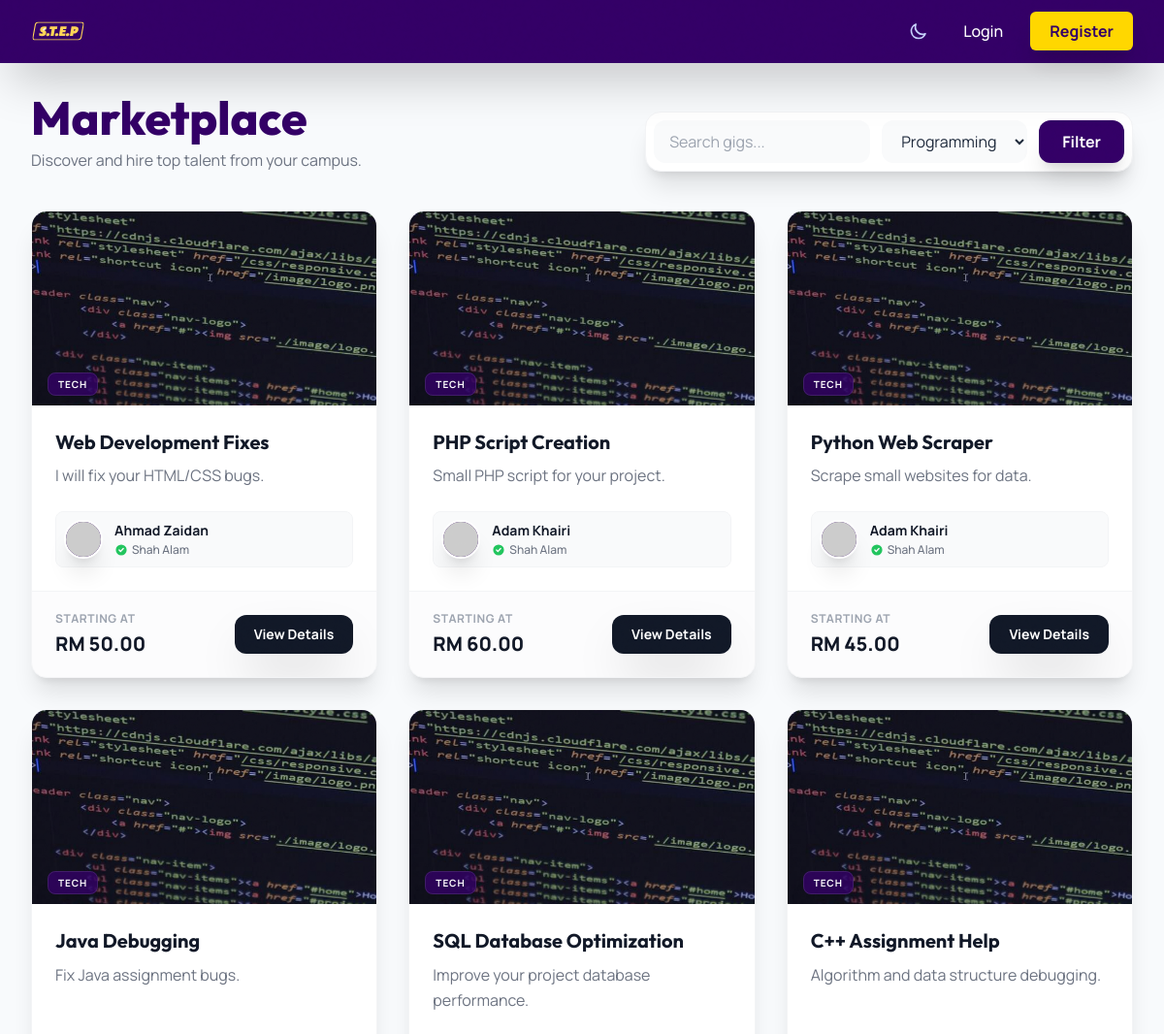
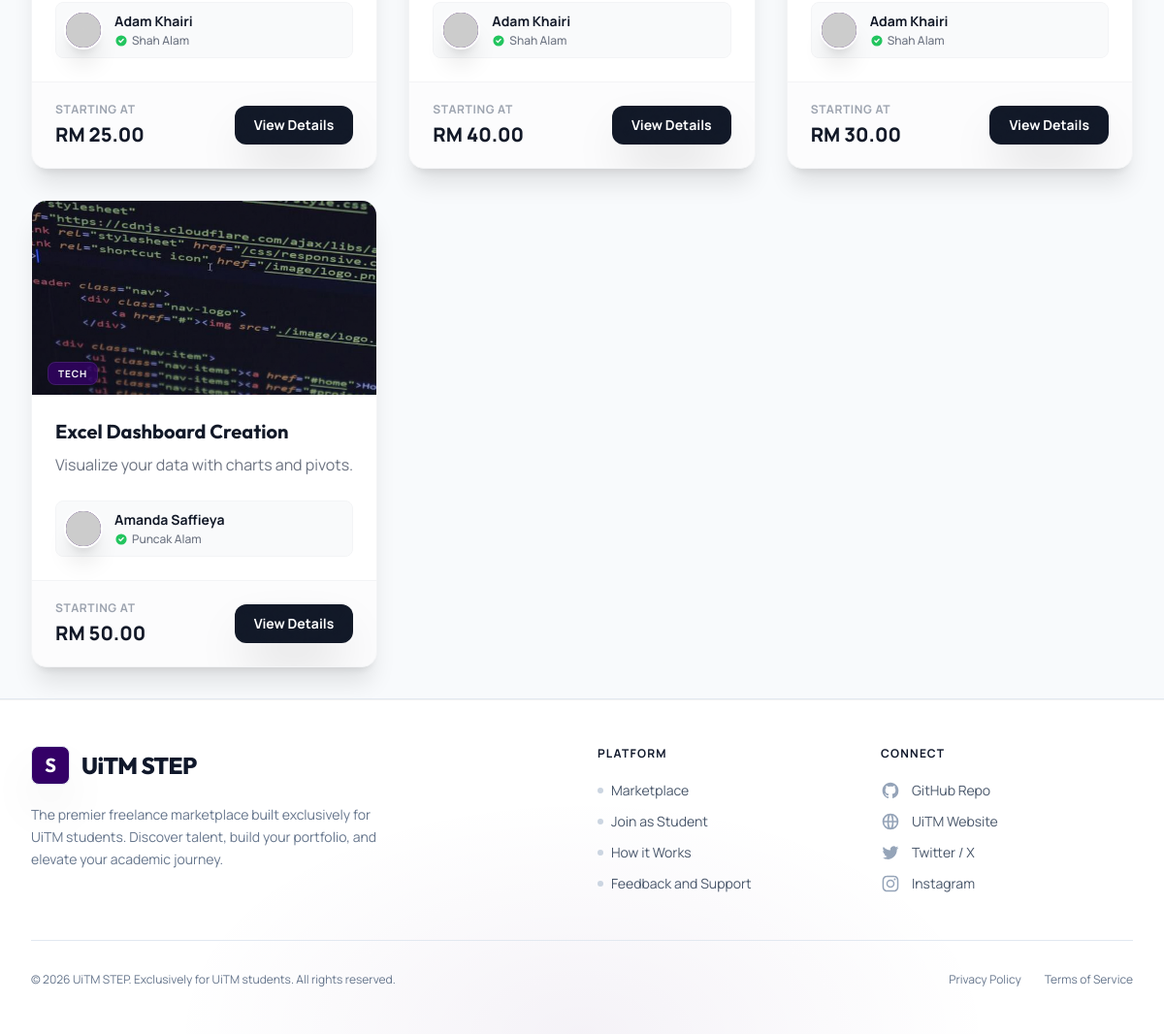
Page /marketplace?tag=Programming on the committed database (2 pictures, top to bottom).
### tables this page shows
CREATE TABLE IF NOT EXISTS gigs (
    gig_id INT AUTO_INCREMENT PRIMARY KEY,
    seller_id INT NOT NULL,
    title VARCHAR(255) NOT NULL,
    description TEXT NOT NULL,
    price DECIMAL(10,2) NOT NULL,
    category VARCHAR(100) NOT NULL,
    status ENUM('active', 'inactive') DEFAULT 'active',
    image_url VARCHAR(255) DEFAULT NULL,
    youtube_url VARCHAR(255) DEFAULT NULL,
    created_at TIMESTAMP DEFAULT CURRENT_TIMESTAMP,
    FOREIGN KEY (seller_id) REFERENCES users(user_id) ON DELETE CASCADE
);

CREATE TABLE IF NOT EXISTS users (
    user_id INT AUTO_INCREMENT PRIMARY KEY,
    student_id VARCHAR(20) UNIQUE NOT NULL,
    name VARCHAR(100) NOT NULL,
    email VARCHAR(100) UNIQUE NOT NULL,
    password VARCHAR(255) NOT NULL,
    campus VARCHAR(100) NOT NULL,
    role ENUM('student', 'admin', 'banned') DEFAULT 'student',
    profile_picture VARCHAR(255) DEFAULT NULL,
    bio TEXT DEFAULT NULL,
    is_verified TINYINT(1) DEFAULT 0,
    otp_code VARCHAR(10) DEFAULT NULL,
    created_at TIMESTAMP DEFAULT CURRENT_TIMESTAMP
);

### includes/functions.php (called while the page is built, shortened)
<?php
function escape($string) {
    return htmlspecialchars($string ?? '', ENT_QUOTES, 'UTF-8');
}
function asset_url($path) {
    return ROOT_URL . ltrim($path, '/');
}
?>

### marketplace.php (the view, shortened to what this page needs)
<?php
require_once 'includes/functions.php';
require_once 'includes/db.php';
$limit = 9;
$page = isset($_GET['page']) ? (int)$_GET['page'] : 1;
$offset = ($page - 1) * $limit;
$tag_filter = $_GET['tag'] ?? '';
$search_query = trim($_GET['search'] ?? '');
$params = [];
$where_clauses = ["g.status = 'active'", "u.role = 'student'"];
$join_tags = "";
if (!empty($tag_filter)) {
    $join_tags = "JOIN gig_tags gt ON g.gig_id = gt.gig_id JOIN tags t ON gt.tag_id = t.tag_id";
    $where_clauses[] = "t.name = ?";
    $params[] = $tag_filter;
}
$where_sql = implode(' AND ', $where_clauses);
$sql = "SELECT g.*, u.name as seller_name, u.campus, u.profile_picture
        FROM gigs g
        JOIN users u ON g.seller_id = u.user_id
        $join_tags
        WHERE $where_sql
        GROUP BY g.gig_id
        ORDER BY g.created_at DESC
        LIMIT $limit OFFSET $offset";
$stmt = $pdo->prepare($sql);
$stmt->execute($params);
$gigs = $stmt->fetchAll();
$tags = $pdo->query("SELECT name FROM tags ORDER BY name ASC")->fetchAll();
require_once 'includes/header.php';
?>
<div class="mb-10 flex flex-col md:flex-row md:items-end justify-between gap-6">
    <div>
        <h1 class="text-4xl sm:text-5xl font-extrabold text-uitmPurple dark:text-white font-serif mb-2 transition-colors duration-300">Marketplace</h1>
        <p class="text-gray-500 dark:text-slate-400 transition-colors duration-300">Discover and hire top talent from your campus.</p>
    </div>
    <form action="marketplace" method="GET" class="flex flex-wrap gap-3 items-center bg-white dark:bg-slate-900 p-2 rounded-2xl shadow-xl border border-gray-100 dark:border-slate-800 transition-colors duration-300">
        <input type="text" name="search" placeholder="Search gigs..." value="<?php echo escape($search_query); ?>" class="px-4 py-2.5 bg-gray-50 dark:bg-slate-800 border-transparent rounded-xl focus:ring-2 focus:ring-uitmGold focus:bg-white dark:focus:bg-slate-700 text-slate-800 dark:text-slate-200 placeholder-gray-400 dark:placeholder-slate-500 transition-all outline-none w-full sm:w-auto">
        <select name="tag" class="px-4 py-2.5 bg-gray-50 dark:bg-slate-800 border-transparent rounded-xl focus:ring-2 focus:ring-uitmGold focus:bg-white dark:focus:bg-slate-700 text-slate-800 dark:text-slate-200 transition-all outline-none cursor-pointer max-w-[150px]">
            <?php foreach ($tags as $t): ?>
                <option value="<?php echo escape($t['name']); ?>" <?php if($tag_filter === $t['name']) echo 'selected'; ?>><?php echo escape($t['name']); ?></option>
            <?php endforeach; ?>
        </select>
        <button type="submit" class="bg-uitmPurple text-white px-6 py-2.5 rounded-xl hover:bg-indigo-900 transition-all duration-300 font-bold shadow-xl">Filter</button>
    </form>
</div>
<?php if (count($gigs) > 0): ?>
    <div class="grid grid-cols-1 md:grid-cols-2 lg:grid-cols-3 gap-8">
        <?php $delay = 0; ?>
        <?php foreach ($gigs as $gig): ?>
            <div class="bg-white dark:bg-slate-900 rounded-2xl shadow-xl hover:shadow-2xl transition-all duration-500 flex flex-col overflow-hidden border border-gray-100 dark:border-slate-800 transform hover:-translate-y-2 animate-fade-in-up opacity-0" style="animation-delay: <?php echo $delay; ?>ms; animation-fill-mode: forwards;">
                <div class="w-full aspect-video bg-gray-200 dark:bg-slate-800 relative overflow-hidden group">
                    <?php
                        $media_items = [];
                        if (empty($media_items)) {
                            $thumb = 'assets/img/cat_programming.jpg';
                            $media_items[] = ['type' => 'image', 'content' => asset_url($thumb)];
                        }
                    ?>
                    <div id="slider-<?php echo $gig['gig_id']; ?>" class="h-full w-full relative">
                        <?php foreach ($media_items as $index => $item): ?>
                            <div class="card-slide absolute inset-0 transition-opacity duration-300 <?php echo $index === 0 ? 'opacity-100 z-10' : 'opacity-0 z-0'; ?>" data-index="<?php echo $index; ?>">
                                <?php if ($item['type'] === 'youtube'): ?>
                                    <iframe class="w-full h-full pointer-events-none" src="<?php echo $item['content']; ?>?controls=0&mute=1&loop=1" frameborder="0"></iframe>
                                <?php else: ?>
                                    <img src="<?php echo $item['content']; ?>" alt="<?php echo escape($gig['title']); ?>" class="w-full h-full object-cover transition-transform duration-700 group-hover:scale-110">
                                <?php endif; ?>
                            </div>
                        <?php endforeach; ?>
                    </div>
                    <div class="absolute bottom-3 left-4 pointer-events-none z-20">
                        <span class="text-[10px] font-bold text-white uppercase tracking-widest bg-uitmPurple/80 backdrop-blur-sm px-2.5 py-1 rounded-lg border border-white/10 shadow-xl"><?php echo escape($gig['category']); ?></span>
                    </div>
                </div>
                <div class="p-6 flex-grow flex flex-col">
                    <h3 class="text-xl font-bold text-gray-900 dark:text-white mb-2 leading-snug hover:text-uitmPurple dark:hover:text-purple-300 transition-colors cursor-pointer font-serif line-clamp-2"><?php echo escape($gig['title']); ?></h3>
                    <p class="text-gray-500 dark:text-slate-400 mb-6 line-clamp-3 leading-relaxed"><?php echo escape($gig['description']); ?></p>
                    <div class="text-sm text-gray-600 dark:text-slate-400 flex items-center bg-gray-50 dark:bg-slate-800 p-2 rounded-lg border border-gray-100 dark:border-slate-700 mt-auto transition-colors duration-300">
                        <?php
                            $seller_avatar = !empty($gig['profile_picture'])
                                ? asset_url($gig['profile_picture'])
                                : 'https://ui-avatars.com/api/?name=' . urlencode($gig['seller_name']) . '&background=330066&color=FFD700';
                        ?>
                        <div class="w-10 h-10 rounded-full bg-uitmPurple flex items-center justify-center text-white font-bold mr-3 overflow-hidden shrink-0 border-2 border-white shadow-xl">
                            <img src="<?php echo $seller_avatar; ?>" alt="<?php echo escape($gig['seller_name']); ?>" class="w-full h-full object-cover">
                        </div>
                        <div>
                            <span class="block font-bold text-gray-900 dark:text-white text-sm"><?php echo escape($gig['seller_name']); ?></span>
                            <span class="flex items-center text-xs text-gray-500 dark:text-slate-500 mt-0.5 font-medium">
                                <svg class="w-3.5 h-3.5 text-green-500 mr-1" fill="currentColor" viewBox="0 0 20 20"><path fill-rule="evenodd" d="M10 18a8 8 0 100-16 8 8 0 000 16zm3.707-9.293a1 1 0 00-1.414-1.414L9 10.586 7.707 9.293a1 1 0 00-1.414 1.414l2 2a1 1 0 001.414 0l4-4z" clip-rule="evenodd"></path></svg>
                                <?php echo escape(str_replace(['UiTM Kampus ', 'UiTM '], '', $gig['campus'])); ?>
                            </span>
                        </div>
                    </div>
                </div>
                <div class="bg-gray-50/50 dark:bg-slate-950/50 px-6 py-5 mt-auto border-t border-gray-100 dark:border-slate-800 flex items-center justify-between transition-colors duration-300">
                    <div class="flex flex-col">
                        <span class="text-xs text-gray-400 dark:text-slate-500 uppercase font-bold tracking-wider mb-1">Starting at</span>
                        <span class="text-xl font-extrabold text-gray-900 dark:text-white">RM <?php echo number_format($gig['price'], 2); ?></span>
                    </div>
                    <a href="<?php echo ROOT_URL; ?>gigs/details?id=<?php echo $gig['gig_id']; ?>" class="text-sm bg-gray-900 dark:bg-slate-800 hover:bg-uitmPurple text-white px-5 py-2.5 rounded-xl font-bold transition-all duration-300 shadow-2xl hover:shadow-2xl transform hover:scale-105">View Details</a>
                </div>
            </div>
            <?php $delay += 100; ?>
        <?php endforeach; ?>
    </div>
<?php endif; ?>
<?php require_once 'includes/footer.php'; ?>

### rows in the picture
gigs: title "Web Development Fixes", description "I will fix your HTML/CSS bugs.", seller.name "Ahmad Zaidan", seller.campus "Shah Alam", price "50.00"
gigs: title "PHP Script Creation", description "Small PHP script for your project.", seller.name "Adam Khairi", seller.campus "Shah Alam", price "60.00"
gigs: title "Python Web Scraper", description "Scrape small websites for data.", seller.name "Adam Khairi", seller.campus "Shah Alam", price "45.00"
gigs: title "Java Debugging", description "Fix Java assignment bugs.", seller.name "Adam Khairi", seller.campus "Shah Alam", price "25.00"
gigs: title "SQL Database Optimization", description "Improve your project database performance.", seller.name "Adam Khairi", seller.campus "Shah Alam", price "40.00"
gigs: title "C++ Assignment Help", description "Algorithm and data structure debugging.", seller.name "Adam Khairi", seller.campus "Shah Alam", price "30.00"
gigs: title "Excel Dashboard Creation", description "Visualize your data with charts and pivots.", seller.name "Amanda Saffieya", seller.campus "Puncak Alam", price "50.00"

### other values in the picture
form field tag "Programming"
